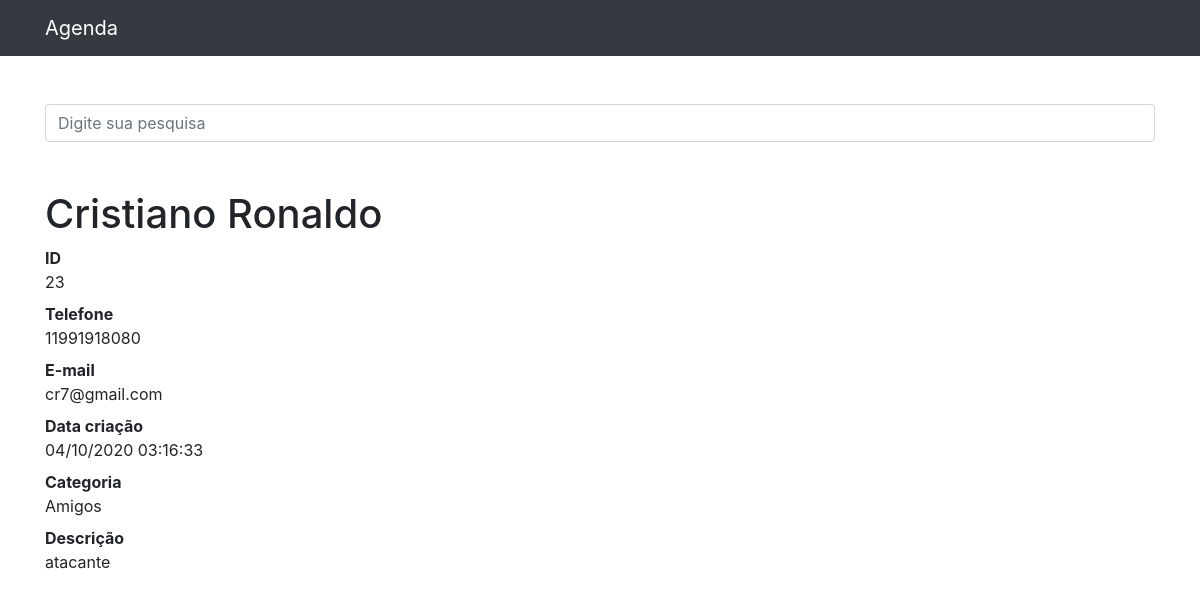
Screenshot of /23 with the database file from the repository.
### contatos/models.py (models this page shows, shortened)
class Contato(models.Model):
    nome = models.CharField(
        max_length=255
    )
    sobrenome = models.CharField(
        blank=True,
        max_length=255
    )
    telefone = models.CharField(
        max_length=255
    )
    email = models.CharField(
        max_length=255,
        blank=True
    )
    data_criacao = models.DateTimeField(
        default=timezone.now
    )
    descricao = models.TextField(
        blank=True
    )
    categoria = models.ForeignKey(
        Categoria, on_delete=models.DO_NOTHING
    )
    mostrar = models.BooleanField(
        default=True
    )
    foto = models.ImageField(
        blank=True, upload_to='fotos/%Y/%m/%d')

class Categoria(models.Model):
    nome = models.CharField(
        max_length=255
    )
    def __str__(self):
        return self.nome

### contatos/views.py (the view)
# urls.py: path('<int:contato_id>', views.ver_contato, name='ver_contato'),
def ver_contato(request, contato_id):
    contato = get_object_or_404(Contato, id=contato_id)
    if not contato.mostrar:
        raise Http404()
    return render(request, 'contatos/ver_contato.html', {
        'contato': contato
    })

### contatos/templates/contatos/ver_contato.html (shortened to what this page needs)
{%extends 'base.html'%}
{%block content%}
  <h1 class="mt-5">{{ contato.nome }} {{ contato.sobrenome }}</h1>
  <dl>
      <dt>ID</dt>
      <dd>{{ contato.id }}</dd>
      <dt>Telefone</dt>
      <dd>{{ contato.telefone }}</dd>
      <dt>E-mail</dt>
      <dd>{{ contato.email }}</dd>
      <dt>Data criação</dt>
      <dd>{{ contato.data_criacao|date:'d/m/Y h:i:s' }}</dd>
      <dt>Categoria</dt>
      <dd>{{ contato.categoria }}</dd>
      <dt>Descrição</dt>
      <dd>{{ contato.descricao }}</dd>
    </dl>
{%endblock%}

### rows the page displays
Contato: nome "Cristiano", sobrenome "Ronaldo", id "23", telefone "11991918080", email "cr7@gmail.com", data_criacao "04/10/2020 03:16:33", categoria "Amigos", descricao "atacante"
